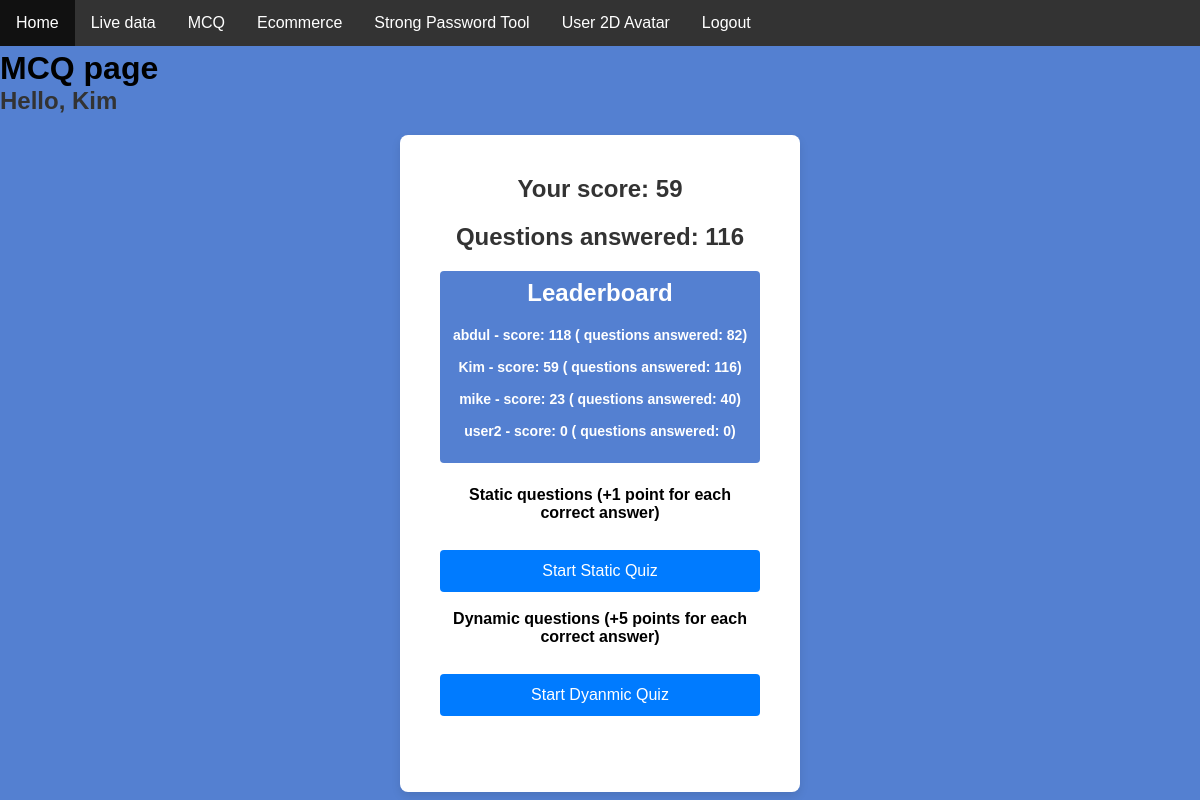
The app's page /mcq/ (signed in), older data.
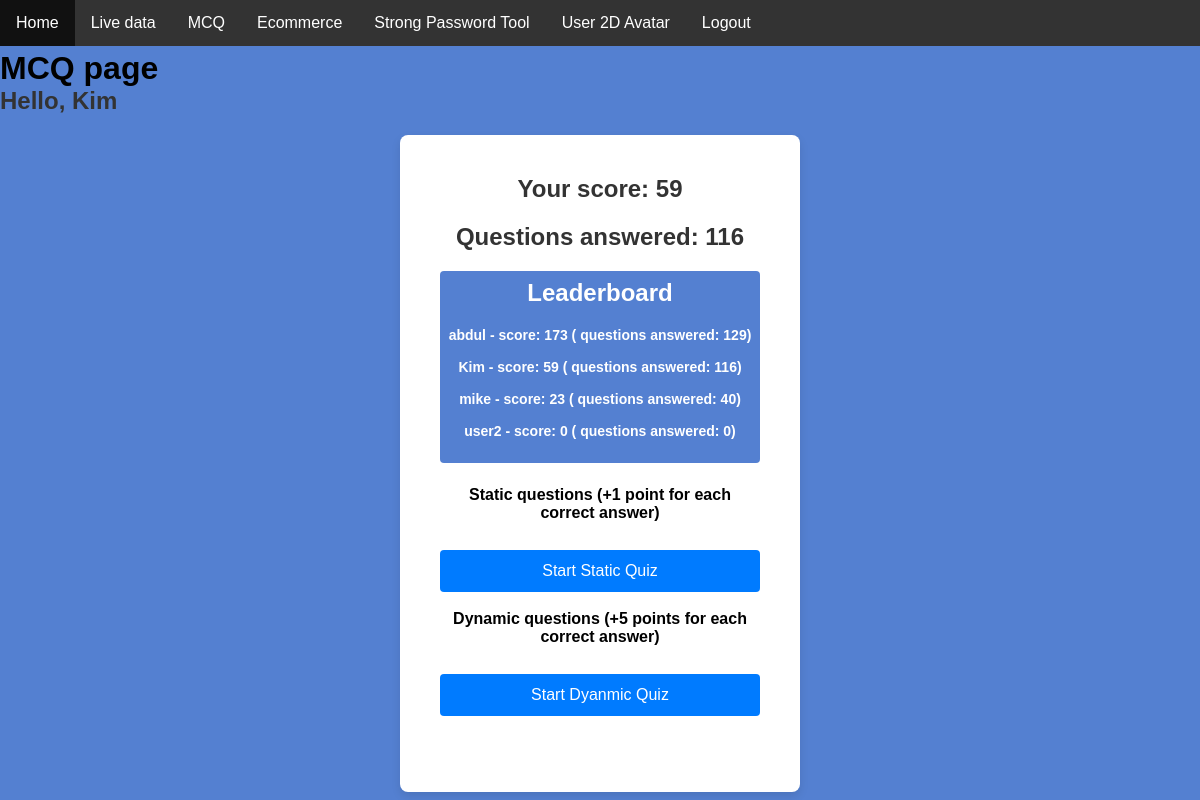
The same page, newer data.
### MCQapp/models.py (models this page shows, shortened)
class MCQstats(models.Model):
    score = models.IntegerField(validators=[MinValueValidator(0)])
    questions_answered = models.IntegerField()
    user = models.OneToOneField(User, on_delete=models.CASCADE) # each user has only one row

### MCQapp/views.py (the view)
# urls.py: path("", views.mcqHome, name="mcqHome"),
@login_required(login_url='login_user')
def mcqHome(request):
    user = request.user
    top_stats = MCQstats.objects.order_by('-score')[:10]
    user_score = MCQstats.objects.get(user=user).score
    user_questions_answered = MCQstats.objects.get(user=user).questions_answered
    return render(request, "mcqPage.html", {"user_score" : user_score,
                                            "top_stats" : top_stats,
                                            "user_questions_answered" : user_questions_answered,
                                            "user_name" : user.username})

### MCQapp/templates/mcqPage.html (shortened to what this page needs)
{% extends "base.html" %}
{% load static %}
{% block page %}
<link rel="stylesheet" href="{% static 'css/MCQ/MCQhome.css' %}">
<h1>MCQ page</h1>
<h2>Hello, {{ user_name }}</h2>
<div class="center-form">
    <div class="mcq-home-container">
        <div class="score-container">
            <h2>Your score: {{ user_score }}</h2>
            <h2>Questions answered: {{ user_questions_answered }}</h2>
        </div>
        <div class="leaderboard">
            <h2 style="color: white; font-weight: bold;">Leaderboard</h2>
            {% for stat in top_stats %}
                <p id="user_stats_text"> {{ stat.user.username }} - score: {{ stat.score }} ( questions answered: {{ stat.questions_answered }})</p> <br>
            {% endfor %}
        </div> <br>
        <div class="staticQuestions">
            <label>Static questions (+1 point for each correct answer)</label> <br>
            <button onclick="startStaticQuiz()">Start Static Quiz</button>
        </div> <br>
        <div class="dynamicQuestions">
            <label>Dynamic questions (+5 points for each correct answer)</label> <br>
            <button onclick="startDynamicQuiz()"> Start Dyanmic Quiz</button>
        </div>
    </div>
</div>
{% endblock %}

Row changes from the older to the newer data that the page shows:
changed MCQstats "abdul": score "118" → "173"; questions_answered "82" → "129"
